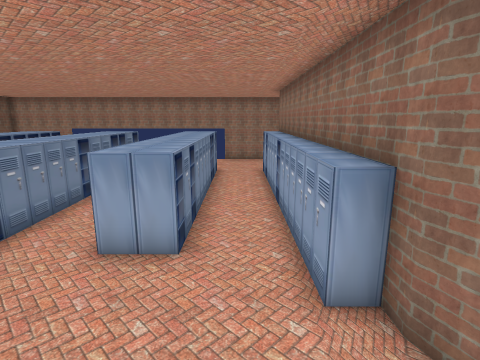
view 1 (above)

12 first-person views from a walk through a Godot game level. The camera is 1.3 m above the floor, tilts 12° down and sees 80° across. The floor is counted in squares, 0.5 m on a side. Each view is taken from the middle of a square. On the plan, view 1 faces up. The plan holds only what a view shows up to about 19 squares ahead; the rest is blank. The place goes on beyond the plan. Flat picture figures and markers are left out.

view 2
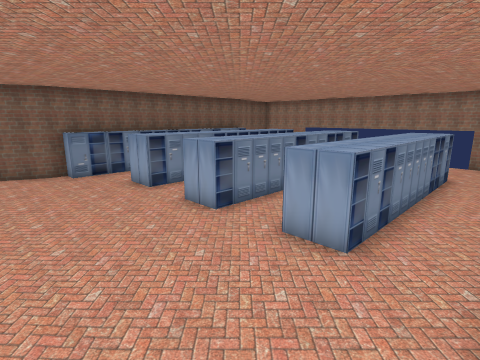

view 3
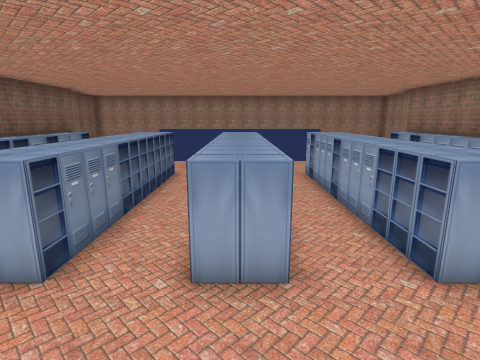

view 4
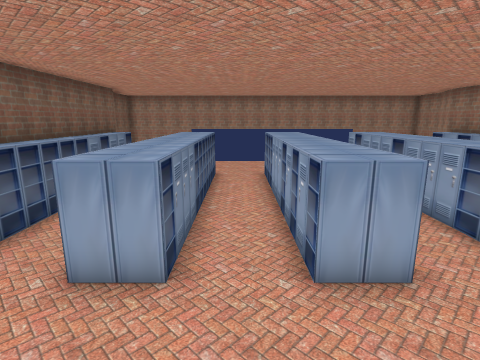

view 5
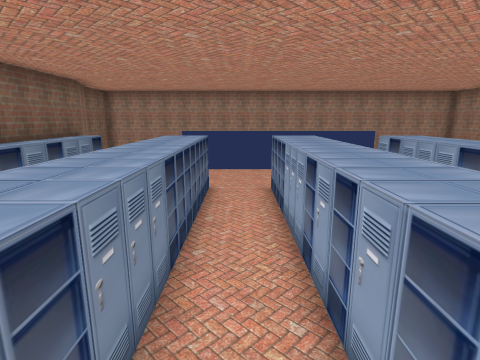

view 6
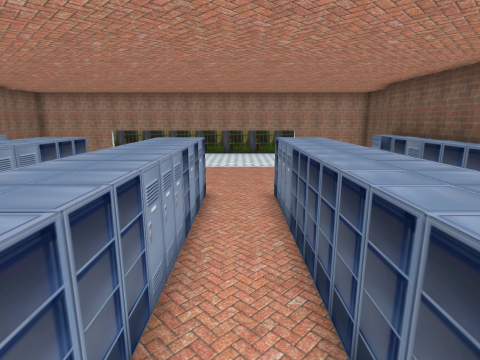

view 7
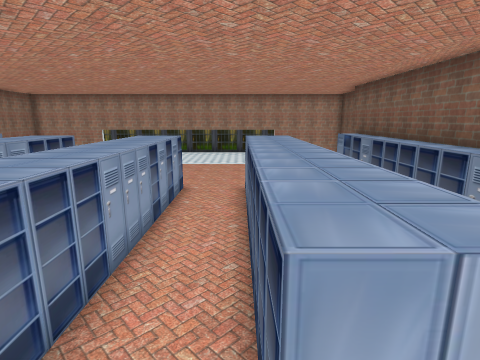

view 8
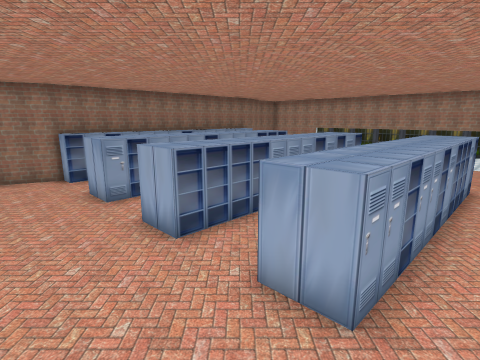

view 9
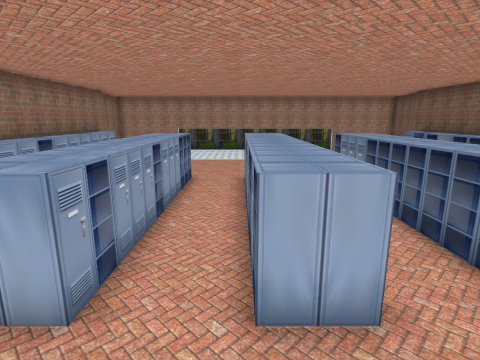

view 10
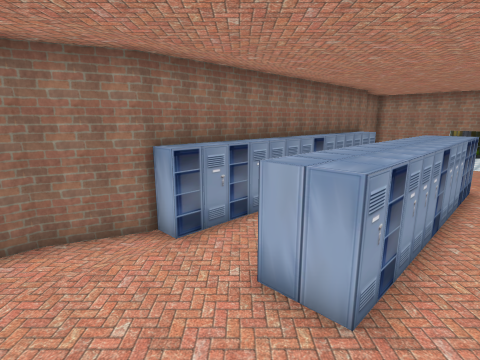

view 11
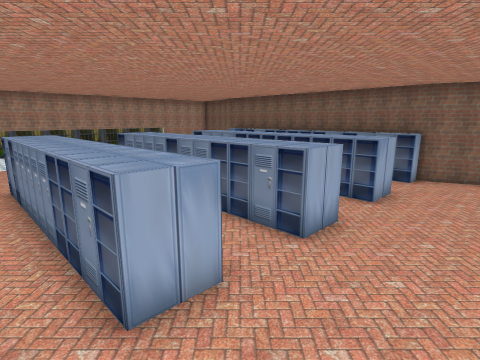

view 12
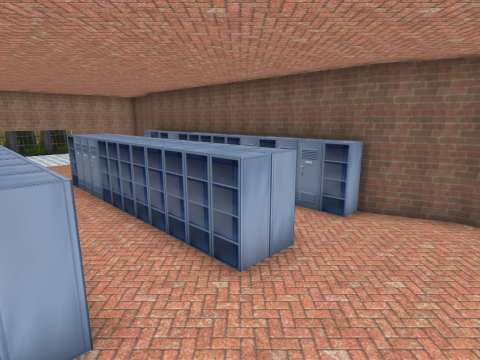

### Floor plan
Key: @ floor where view 1 was taken; # wall or solid block; . floor; = window, fence, low wall or low ledge; ^ raised ledge.
Columns run from 15 left of view 1 to 3 right of it. Each row starts with its distance up from view 1.
 19 ###################
 18 #.................#
 17 #.................#
 16 ##...............##
 15  #...=...=...=...#
 14  #=.=^=.=^=.=^=.=#
 13  #=.=^=.=^=.=^=.=#
 12  #=.=^=.=^=.=^=.=#
 11  #=.=^=.=^=.=^=.=#
 10  #=.=^=.=^=.=^=.=#
  9  #=.=^=.=^=.=^=.=#
  8  #=.=^=.=^=.=^=.=#
  7  #=.=^=.=^=.=^=.=#
  6  #=.=^=.=^=.=^=.=#
  5  #=..=...=...=..=#
  4  #=.............=#
  3  #...............#
  2 ##.............. ##
  1 #..............   #
  0 #    ......... @. #
 -1 ###################

Positions as (right, up) in squares from view 1, and headings:
1: (0, 0), facing up
2: (1, 0), facing up-left
3: (-6, 1), facing up
4: (-8, 1), facing up
5: (-8, 4), facing up
6: (-8, 15), facing down
7: (-9, 16), facing down
8: (-12, 18), facing down-right
9: (-5, 18), facing down
10: (-4, 18), facing down-right
11: (0, 18), facing down-left
12: (-6, 18), facing down-left
